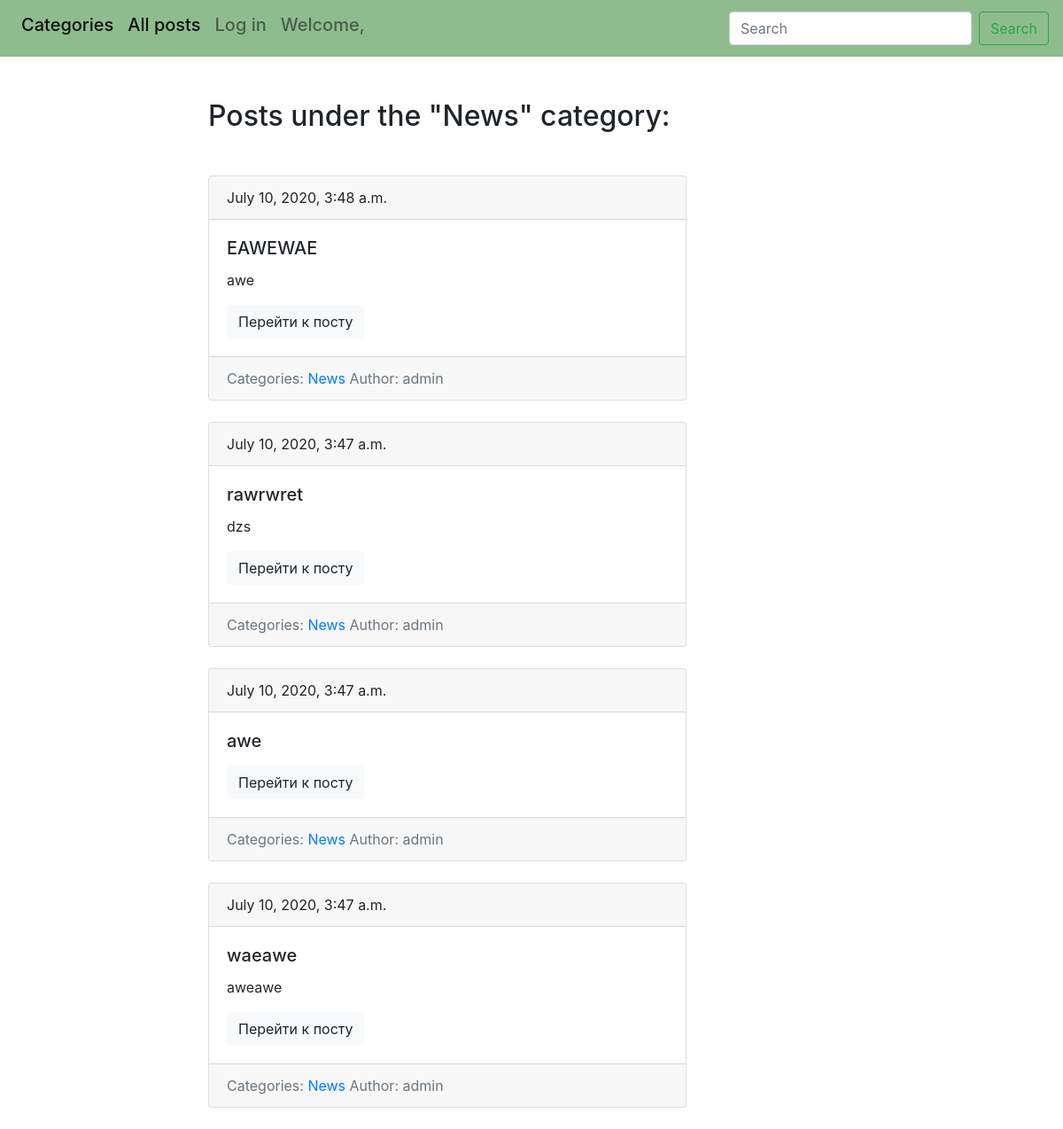
The app's page /blog/category/news/, older data.
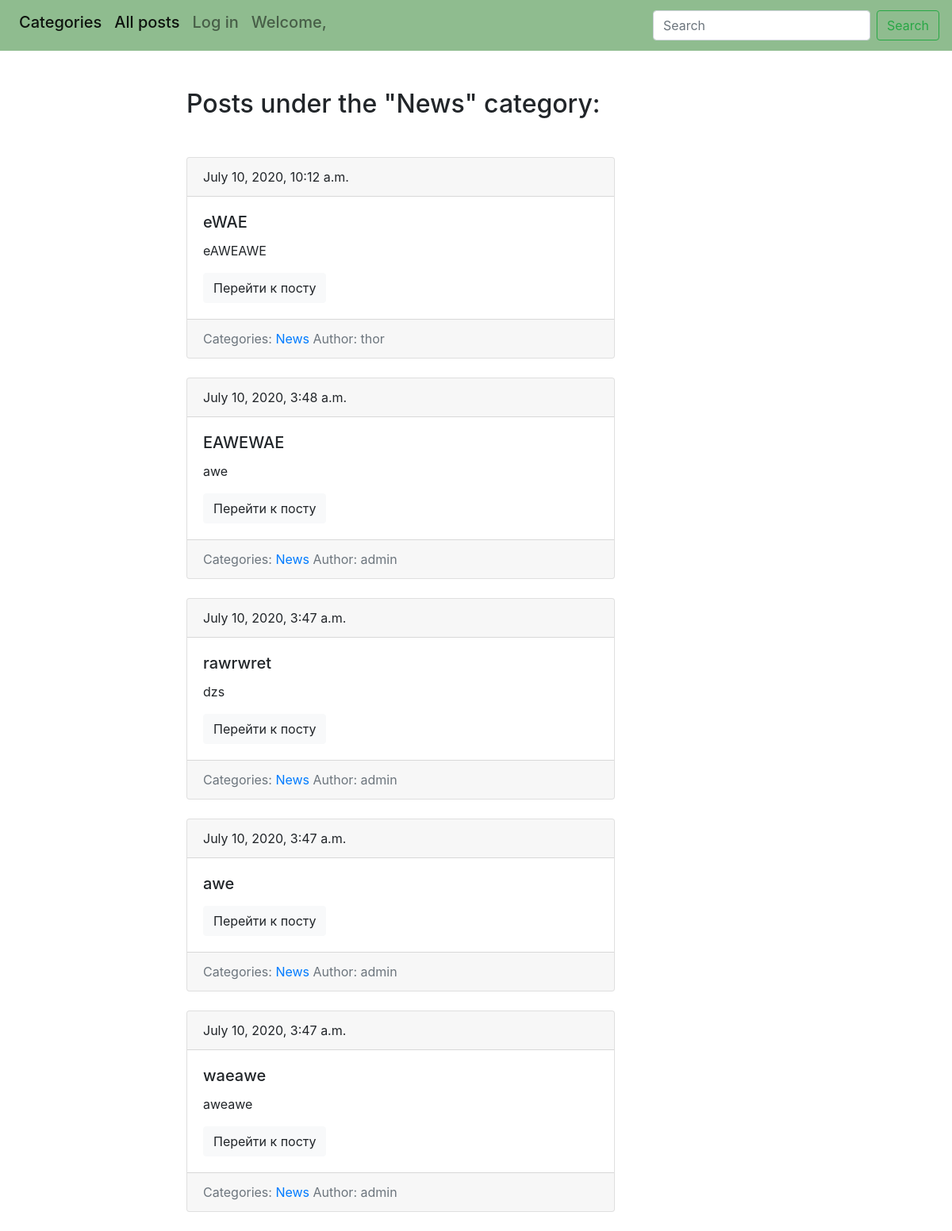
The same page, newer data.
### blog/models.py (models this page shows, shortened)
class Category(models.Model):
    title = models.CharField(max_length=50)
    slug = models.SlugField(max_length=50, unique=True)
    def get_absolute_url(self):
        return reverse('category_detail_url', kwargs={'slug': self.slug})
    class Meta:
        ordering = ['title']

class Post(models.Model):
    title = models.CharField(max_length=150, db_index=True)
    slug = models.SlugField(max_length=150, blank=True, unique=True)
    body = models.TextField(blank=True, db_index=True)
    categories = models.ManyToManyField('Category', blank=True, related_name='posts')
    date_pub = models.DateTimeField(auto_now_add=True)
    author = models.ForeignKey(User, on_delete=models.CASCADE, related_name='post_author')
    def get_absolute_url(self):
        return reverse('post_detail_url', kwargs={'slug': self.slug})
    class Meta:
        ordering = ['-date_pub']

### users/models.py (models this page shows)
class User(AbstractUser):
    name = models.CharField(verbose_name="Name of User", blank=True, max_length=255)
    def __str__(self):
        return self.username

### blog/views.py (the view)
# urls.py: path('category/<str:slug>/', CategoryDetail.as_view(), name='category_detail_url'),
class CategoryDetail(ObjectDetailMixin, View):
    model = Category
    template = 'blog/category_detail.html'

### blog/utils.py (called while the page is built)
    def get(self, request, slug):
        obj = get_object_or_404(self.model, slug__iexact=slug)
        return render(request, self.template, context={self.model.__name__.lower(): obj,
                                                       'admin_object': obj, 'detail': True})

### blog/templates/blog/category_detail.html (shortened to what this page needs)
{% extends 'blog/base_blog.html' %}
{% block content %}
    <h2 class="mb-5">Posts under the "{{ category.title|title }}" category:</h2>
    {% for post in category.posts.all %}
        {% include 'blog/includes/post_card_template.html' %}
    {% endfor %}
{% endblock %}

### blog/templates/blog/base_blog.html (shortened to what this page needs)
{% extends 'base.html' %}

### templates/base.html (shortened to what this page needs)
{% load static %}
<!DOCTYPE html>
<html lang="en">
<head>
    <link rel="stylesheet" href="https://stackpath.bootstrapcdn.com/bootstrap/4.4.1/css/bootstrap.min.css"
>
    <link rel="stylesheet" href="{% static 'css/styles.css' %}">
</head>
<body>
<nav class="navbar navbar-expand-lg navbar-light" style="background-color: darkseagreen">
    <div class="collapse navbar-collapse" id="navbarSupportedContent">
        <ul class="navbar-nav mr-auto">
            <h5 class="nav-item active">
                <a class="nav-link" href="{% url 'categories_list_url' %}">Categories</a>
            </h5>
            <h5 class="nav-item active">
                <a class="nav-link" href="{% url 'posts_list_url' %}">All posts</a>
            </h5>
            {% if user.is_authenticated %}
                <h5 class="nav-item active">
                    <a class="nav-link" href="{% url 'index' %}{{ user.id }}/detail">Profile</a>
                </h5>
            {% else %}
                <h5 class="nav-item">
                    <a class="nav-link" href="{% url 'index' %}">Log in</a>
                </h5>
            {% endif %}
            <h5 class="nav-item">
                <a class="nav-link" href="">Welcome, {{ user.username }}</a>
            </h5>
        </ul>
        <form class="form-inline my-2 my-lg-0" action="{% url 'posts_list_url' %}">
            <input class="form-control mr-sm-2" type="search" placeholder="Search" aria-label="Search" name="search">
            <button class="btn btn-outline-success my-2 my-sm-0" type="submit">Search</button>
        </form>
    </div>
</nav>
<div class="container mt-5">
    <div class="row">
        <div class="col-6 offset-md-2">
            {% block content %}
            {% endblock %}
        </div>
    </div>
</div>
</body>
</html>

### blog/templates/blog/includes/post_card_template.html
    <div class="card mb-4">
        <div class="card-header">
             {{ post.date_pub }}
         </div>
         <div class="card-body">
              <h5 class="card-title">{{ post.title }}</h5>
              <p class="card-text">{{ post.body|truncatewords:15 }}</p>
              <a href="{{ post.get_absolute_url }}" class="btn btn-light">Перейти к посту</a>
          </div>
        <div class="card-footer text-muted">
            Categories:
            {% for category in post.categories.all %}
                <a href="{{ category.get_absolute_url }}">{{ category.title }}</a>
            {% endfor %}
            Author: <a class=""> {{post.author}} </a>
        </div>
    </div>

Row changes from the older to the newer data that the page shows:
added Post: date_pub "July 10, 2020, 10:12 a.m.", title "eWAE", body "eAWEAWE", author "thor", Category (title "News")
